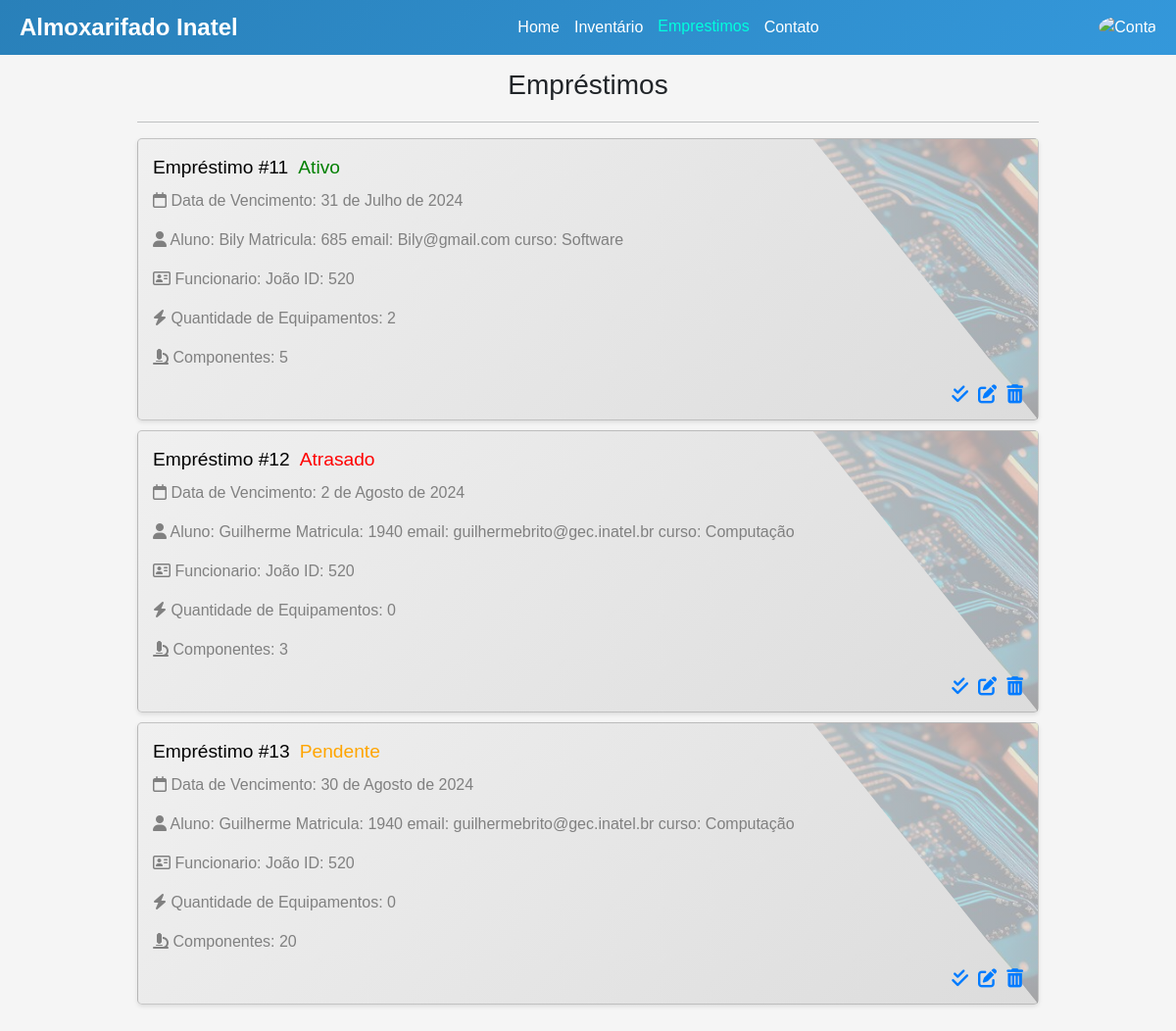
Before: /emprestimos/test/ with the older database file.
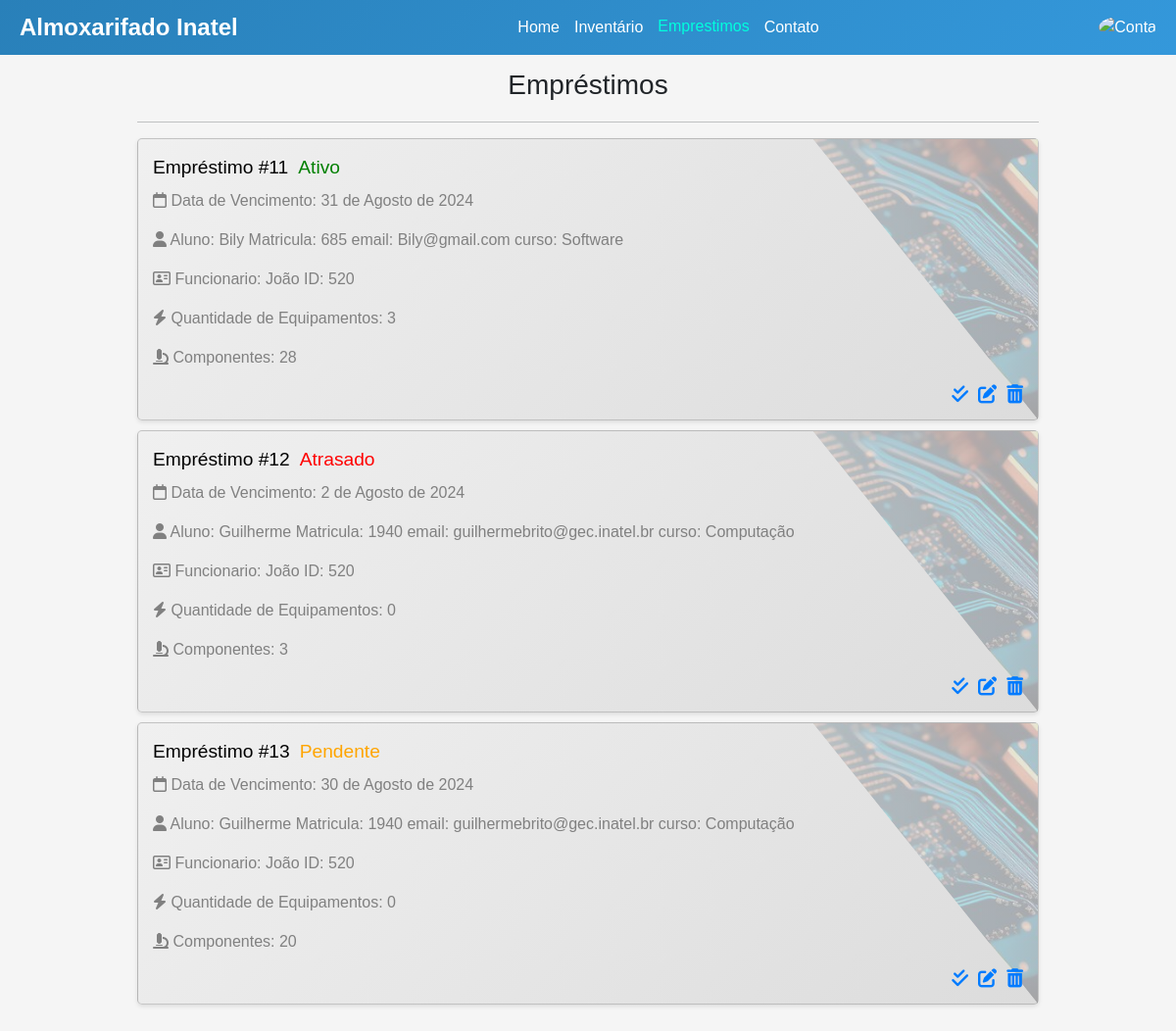
After: the same page with the newer database file.
### emprestimos/models.py (models this page shows, shortened)
class Emprestimo(models.Model):
    id = models.BigAutoField(primary_key=True, unique=True)
    estado = models.CharField(max_length=50) # Ativo, Pendente(esperando aprovacao), Atrasado
    data_de_retirada = models.DateField(verbose_name='Data de Retirada', auto_now_add=True)
    data_de_devolucao = models.DateField(verbose_name='Data de Devolução')
    aluno = models.ForeignKey(Aluno, on_delete=models.PROTECT)
    funcionario = models.ForeignKey(Funcionario, on_delete=models.PROTECT)

### autenticacao/models.py (models this page shows, shortened)
class Aluno(models.Model):
    user = models.OneToOneField(User, on_delete=models.CASCADE, null=True)
    matricula = models.IntegerField(primary_key=True)
    curso = models.CharField(max_length=50)

class User(AbstractUser):
    name = models.CharField(max_length=200, null=True, unique=True)
    email= models.EmailField(unique=True, null=True)
    is_aluno = models.BooleanField(default=False)
    is_funcionario = models.BooleanField(default=False)
    USERNAME_FIELD = 'email'
    REQUIRED_FIELDS = []

class Funcionario(models.Model):
    user = models.OneToOneField(User, on_delete=models.CASCADE, null=True)
    id = models.IntegerField(primary_key=True, unique=True)
    cargo = models.CharField(max_length=50)

### emprestimos/views.py (the view)
# urls.py: path('test/', testView, name='test'),
def testView(request):
    emprestimos = Emprestimo.objects.all()
    qtd_equipamentos = {}
    qtd_componentes = {}
    for emprestimo in emprestimos:
        soma_componentes = 0
        qtd_equipamentos[emprestimo.id] = Equipamento.objects.filter(emprestimo=emprestimo).__len__()
        relations = Emprestimo_has_components.objects.filter(emprestimo=emprestimo)
        for relation in relations:
            soma_componentes += relation.quantidade
        qtd_componentes[emprestimo.id] = soma_componentes
    context = {
        'emprestimos':emprestimos,
        'qtd_equipamentos':qtd_equipamentos,
        'qtd_componentes':qtd_componentes
    }
    return render(request, 'test.html', context)

### emprestimos/templatetags/dict_filters.py (called while the page is built)
@register.filter
def dict_item(dictionary, key):
    return dictionary.get(key)

### emprestimos/templates/test.html (shortened to what this page needs)
{% extends "base.html" %}
{% load static %}
{% load dict_filters %}
{% block style%}
<link rel="stylesheet" href="{% static 'css/bootstrap/bootstrap.min.css' %}">
<link rel="stylesheet" href="{% static 'fa/css/all.min.css' %}">
<link rel="stylesheet" href="{% static 'css/emprestimos.css' %}">
{% endblock %}
{% block content %}
<div class="container">
    <h3>Empréstimos</h3>
    <hr>
    {% for emprestimo in emprestimos %}
    <div class="card" data-url="{% url 'detalhes' pk=emprestimo.aluno.matricula %}">
        <div class="card-content" title="Visualizar">
            <div class="card-title">
                <h2>Empréstimo #{{ emprestimo.id }}</h2>
                {% if emprestimo.estado == 'Ativo' %}
                <span class="card-status active">Ativo</span>
                {% elif  emprestimo.estado == 'Pendente' %}
                <span class="card-status warn">Pendente</span>
                {% elif  emprestimo.estado == 'Atrasado' %}
                <span class="card-status danger">Atrasado</span>
                {% endif %}
            </div>
            <p><i class="fa-regular fa-calendar"></i> Data de Vencimento: {{ emprestimo.data_de_devolucao }}</p>
            <p><i class="fa-solid fa-user"></i> Aluno: {{ emprestimo.aluno.user.name }} Matricula: {{ emprestimo.aluno.matricula }} email: {{ emprestimo.aluno.user.email }} curso: {{ emprestimo.aluno.curso }}</p>
            <p><i class="fa-regular fa-address-card"></i> Funcionario: {{ emprestimo.funcionario.user.name }} ID: {{ emprestimo.funcionario.id }}</p>
            <p><i class="fa-solid fa-bolt"></i> Quantidade de Equipamentos: {{ qtd_equipamentos | dict_item:emprestimo.id }}</p>
            <p><i class="fa-solid fa-microscope"></i> Componentes: {{ qtd_componentes | dict_item:emprestimo.id }}</p>
        </div>
        <div class="card-icons">
            <i class="fa-solid fa-check-double" title="Confirmar Entrega"></i>
            <i class="fas fa-edit" title="Editar Empréstimos"></i>
            <i class="fas fa-trash-alt" title="Excluir Empréstimos"></i>
        </div>
    </div>
    {% endfor %}
</div>
{% endblock %}

Changed rows visible on the page:
changed Emprestimo "Bily": data_de_devolucao "31 de Julho de 2024" → "31 de Agosto de 2024"; id "2" → "3"; id "5" → "28"
